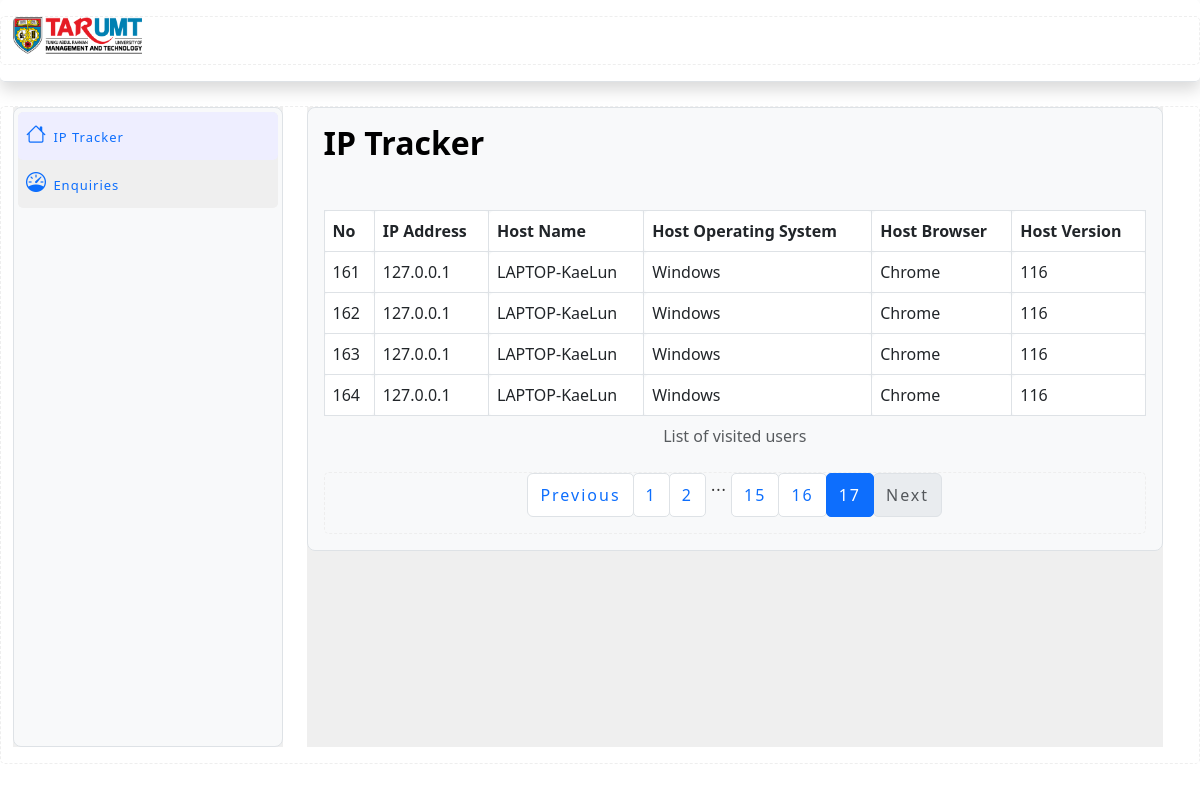
/admin/17, run on an earlier commit of the app's database.
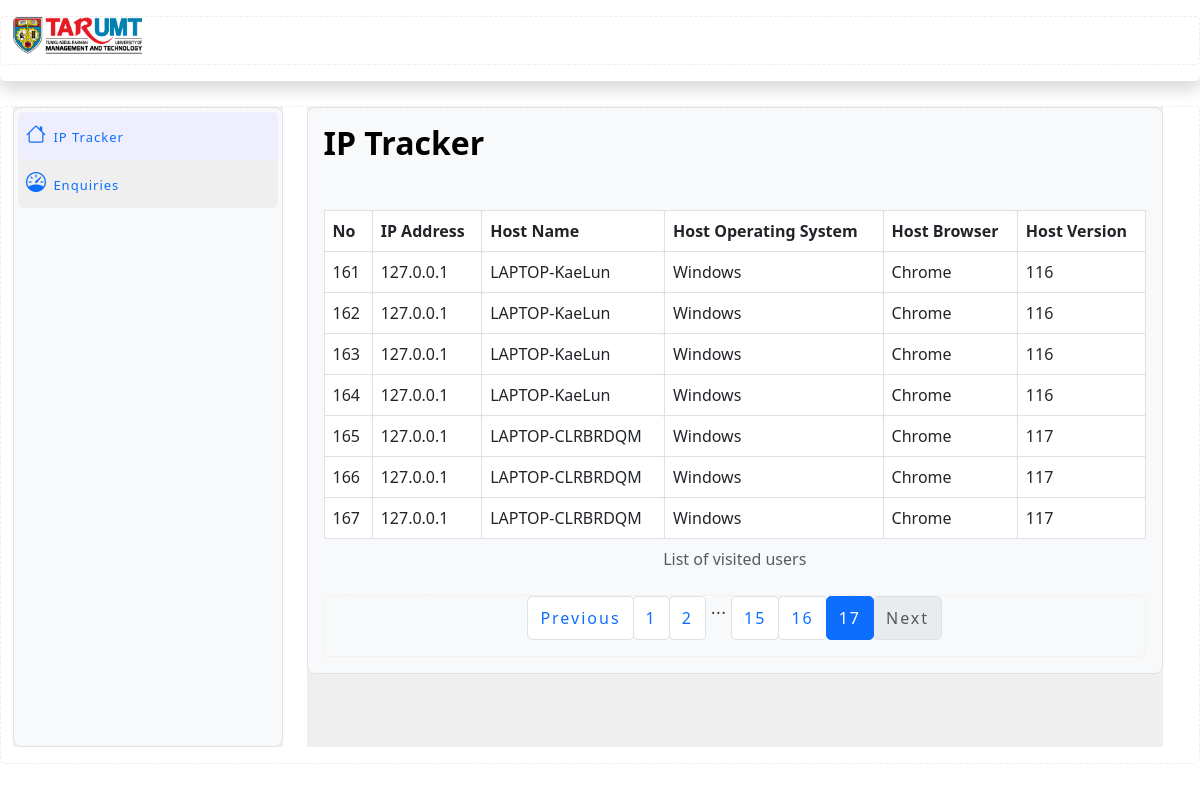
And on a later commit of the database.
### app.py (models this page shows, shortened)
class ipTracker(db.Model):
    __tablename__ = "ipTracker"
    id = db.Column(db.Integer, primary_key=True)
    userIPAddr = db.Column(db.String(128), nullable=False)
    userDeviceName = db.Column(db.String(128), nullable=False)
    userBrowserType = db.Column(db.String(128), nullable=False)
    userPlatform = db.Column(db.String(128), nullable=False)
    userBrowserVersion = db.Column(db.String(128), nullable=False)

### app.py (the view)
@app.route('/admin/<int:page_num>', methods=['GET', 'POST'])
def admin(page_num):
    userIP = ipTracker.query.paginate(per_page = 10, page = page_num, error_out = True)
    return render_template('admin.html', userIP = userIP)

### templates/admin.html (shortened to what the changed rows need)
<!DOCTYPE html>
<html lang="en">
  <head>
    <link
      rel="stylesheet"
      href="https://cdnjs.cloudflare.com/ajax/libs/font-awesome/4.7.0/css/font-awesome.min.css"
    />
    <link
      href="{{ url_for('static', filename='assets/vendor/aos/aos.css')}}"
      rel="stylesheet"
    />
    <link
      href="{{ url_for('static', filename='assets/vendor/bootstrap/css/bootstrap.min.css')}}"
      rel="stylesheet"
    />
    <link
      href="{{ url_for('static', filename='assets/vendor/bootstrap-icons/bootstrap-icons.css')}}"
      rel="stylesheet"
    />
    <link
      href="{{ url_for('static', filename='assets/vendor/glightbox/css/glightbox.min.css')}}"
      rel="stylesheet"
    />
    <link
      href="{{ url_for('static', filename='assets/vendor/swiper/swiper-bundle.min.css')}}"
      rel="stylesheet"
    />
    <link
      href="{{ url_for('static', filename='assets/css/style.css')}}"
      rel="stylesheet"
    />
  </head>
  <body>
    <div
      class="container-fluid pb-3 flex-grow-1 d-flex flex-column flex-sm-row overflow-auto"
    >
      <div class="row flex-grow-sm-1 flex-grow-0 w-100">
        <main class="col overflow-auto h-100">
          <div class="bg-light border rounded-3 p-3">
            <h2>IP Tracker</h2>
            <table class="table table-hover table-bordered table-responsive mt-5">
              <caption class="text-center">List of visited users</caption>
              <thead>
                <th>No</th>
                <th>IP Address</th>
                <th>Host Name</th>
                <th>Host Operating System</th>
                <th>Host Browser</th>
                <th>Host Version</th>
              </thead>
              <tbody>
                {% for ip in userIP.items %}
                <tr>
                  <td>{{ip.id}}</td>
                  <td>{{ip.userIPAddr}}</td>
                  <td>{{ip.userDeviceName}}</td>
                  <td>{{ip.userPlatform}}</td>
                  <td>{{ip.userBrowserType}}</td>
                  <td>{{ip.userBrowserVersion}}</td>
                </tr>
                {% endfor %}
              </tbody>
            </table>
            <div class="container mt-2">
              <nav aria-label="Page navigation example">
                <ul class="pagination justify-content-center ">
                  <li class="page-item {%if not userIP.has_prev %} disabled {% endif %}"><a href="{{url_for('admin', page_num=userIP.page -1)}}" class="page-link">Previous</a></li>
              {% for page in userIP.iter_pages() %}
                {% if page %}
                  <li class="page-item {%if page == userIP.page %} active {% endif %}"><a href="{{ url_for('admin', page_num=page) }}" class="page-link">{{ page }}</a></li>
                {% else %}
                  &nbsp;...&nbsp;
                {% endif %}
              {% endfor %}
              <li class="page-item {%if not userIP.has_next %} disabled {% endif %}"><a href="{{url_for('admin', page_num=userIP.page +1)}}" class="page-link">Next</a></li>
              </ul>
              </nav>
              </div>
          </div>
        </main>
      </div>
    </div>
  </body>
</html>

What changed in the data, as far as the page shows it:
added ipTracker: id "165", userIPAddr "127.0.0.1", userDeviceName "LAPTOP-CLRBRDQM", userPlatform "Windows", userBrowserType "Chrome", userBrowserVersion "117"
added ipTracker: id "166", userIPAddr "127.0.0.1", userDeviceName "LAPTOP-CLRBRDQM", userPlatform "Windows", userBrowserType "Chrome", userBrowserVersion "117"
added ipTracker: id "167", userIPAddr "127.0.0.1", userDeviceName "LAPTOP-CLRBRDQM", userPlatform "Windows", userBrowserType "Chrome", userBrowserVersion "117"
